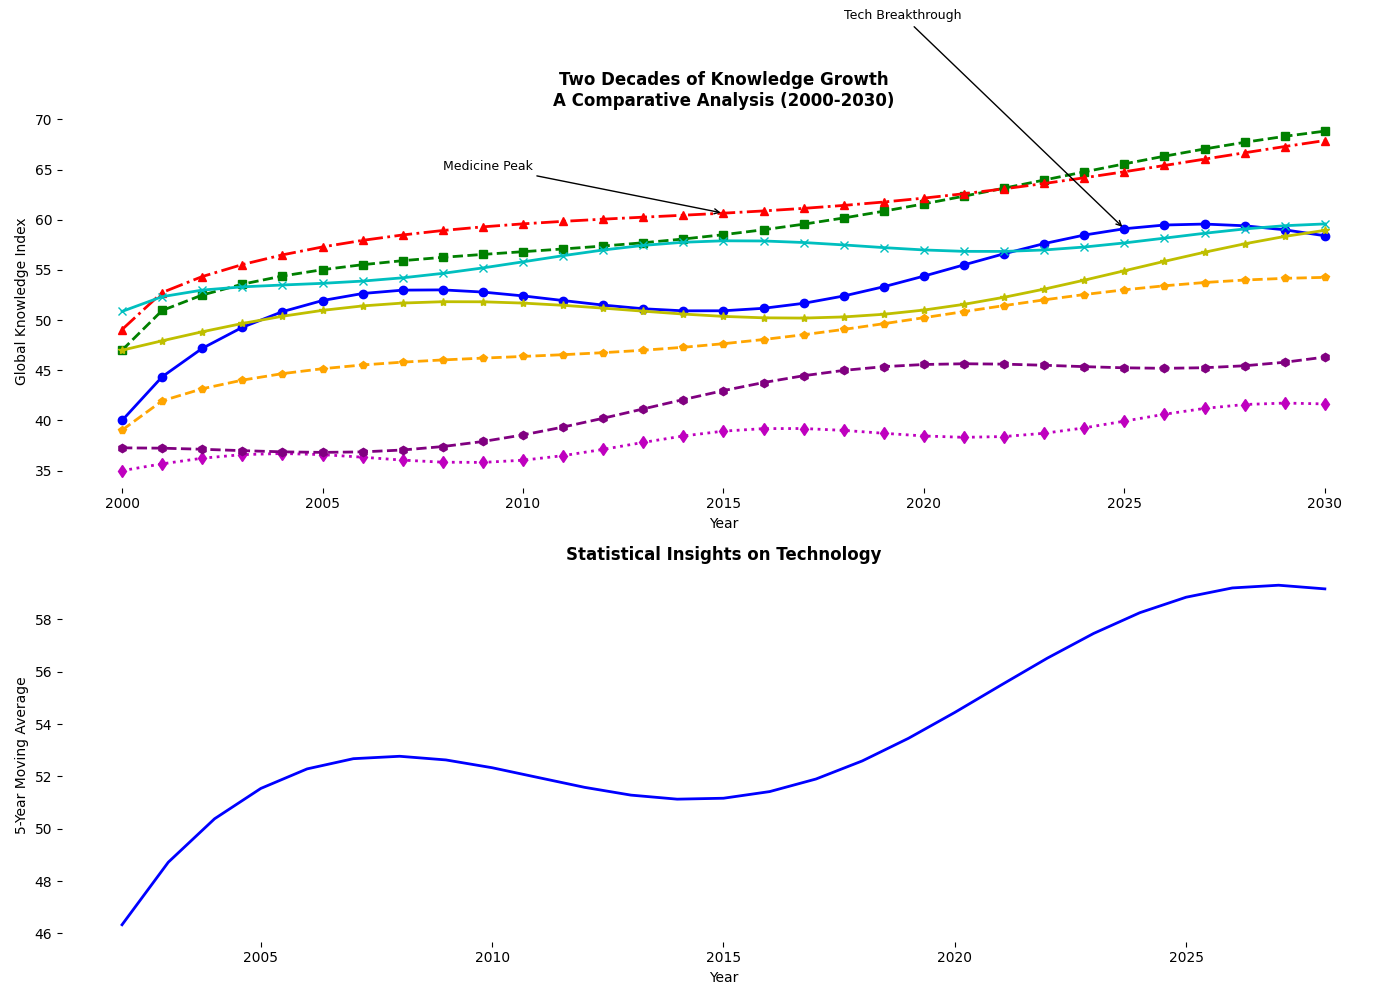

Write the Python code that produced this figure.
import matplotlib.pyplot as plt
import numpy as np

years = np.arange(2000, 2031)

technology_index = [40 + 3*np.sin(0.3*x) + 5*np.log(x+1) for x in range(len(years))]
environment_index = [45 + 2*np.cos(0.2*x) + 4*np.sqrt(x) for x in range(len(years))]
medicine_index = [48 + 1.5*np.sin(0.2*x + np.pi/4) + 3.5*np.sqrt(x) for x in range(len(years))]
history_index = [35 + np.sin(0.5*x) + 2*x/10 for x in range(len(years))]
physics_index = [50 + np.cos(0.4*x + np.pi/6) + 2.5*np.log(x+1) for x in range(len(years))]
mathematics_index = [38 + 1.2*np.sin(0.25*x + np.pi/3) + 2.8*np.sqrt(x) for x in range(len(years))]

# New data series
astronomy_index = [47 + 2.5*np.sin(0.25*x) + 3.2*x/10 for x in range(len(years))]
linguistics_index = [36 + 1.8*np.cos(0.3*x + np.pi/4) + 2*x/5 for x in range(len(years))]

fig, ax = plt.subplots(2, 1, figsize=(14, 10))

ax[0].plot(years, technology_index, marker='o', linestyle='-', linewidth=2, color='b')
ax[0].plot(years, environment_index, marker='s', linestyle='--', linewidth=2, color='g')
ax[0].plot(years, medicine_index, marker='^', linestyle='-.', linewidth=2, color='r')
ax[0].plot(years, history_index, marker='d', linestyle=':', linewidth=2, color='m')
ax[0].plot(years, physics_index, marker='x', linestyle='-', linewidth=2, color='c')
ax[0].plot(years, mathematics_index, marker='p', linestyle='--', linewidth=2, color='orange')
ax[0].plot(years, astronomy_index, marker='*', linestyle='-', linewidth=2, color='y')
ax[0].plot(years, linguistics_index, marker='h', linestyle='--', linewidth=2, color='purple')

ax[0].set_xlabel('Year')
ax[0].set_ylabel('Global Knowledge Index')
ax[0].set_title('Two Decades of Knowledge Growth\nA Comparative Analysis (2000-2030)', fontweight='bold')

ax[0].spines['top'].set_visible(False)
ax[0].spines['right'].set_visible(False)
ax[0].spines['bottom'].set_visible(False)
ax[0].spines['left'].set_visible(False)

ax[0].annotate('Tech Breakthrough', xy=(2025, technology_index[25]), xytext=(2018, 80),
               arrowprops=dict(facecolor='black', arrowstyle='->'), fontsize=9)
ax[0].annotate('Medicine Peak', xy=(2015, medicine_index[15]), xytext=(2008, 65),
               arrowprops=dict(facecolor='black', arrowstyle='->'), fontsize=9)

moving_avg = np.convolve(technology_index, np.ones(5)/5, mode='valid')

ax[1].plot(years[2:-2], moving_avg, color='blue', linestyle='-', linewidth=2)

ax[1].set_xlabel('Year')
ax[1].set_ylabel('5-Year Moving Average')
ax[1].set_title('Statistical Insights on Technology', fontweight='bold')

ax[1].spines['top'].set_visible(False)
ax[1].spines['right'].set_visible(False)
ax[1].spines['bottom'].set_visible(False)
ax[1].spines['left'].set_visible(False)

plt.tight_layout()
plt.show()
